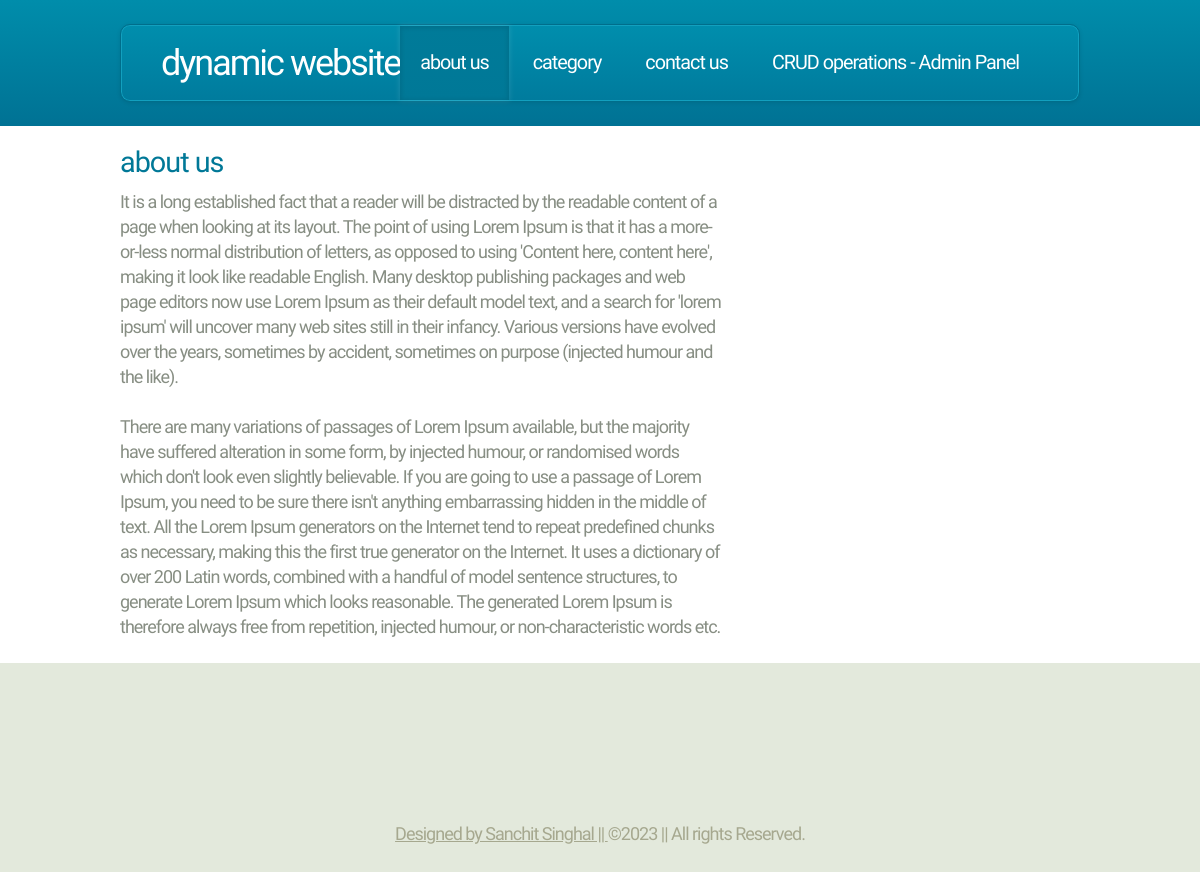
The page /about-us.php on the database its author committed.
### tables this page shows
CREATE TABLE IF NOT EXISTS `mp_pages` (
  `page_id` int(11) NOT NULL AUTO_INCREMENT,
  `page_title` varchar(255) NOT NULL,
  `page_desc` text,
  `meta_keywords` varchar(255) DEFAULT NULL,
  `meta_desc` varchar(255) DEFAULT NULL,
  `sort_order` int(11) NOT NULL DEFAULT '0',
  `parent` varchar(255) NOT NULL DEFAULT '0',
  `status` enum('A','I') NOT NULL DEFAULT 'A',
  `page_alias` varchar(255) DEFAULT NULL,
  PRIMARY KEY (`page_id`),
  UNIQUE KEY `page_name` (`page_alias`)
);

### libs/config.php (called while the page is built, shortened)
<?php
require_once("common_functions.php");
$currentPage = pathinfo($_SERVER['PHP_SELF'], PATHINFO_FILENAME);
?>

### libs/common_functions.php (called while the page is built, shortened)
<?php
function getPageDetailsByName($pageAlias) {
    global $DB;
    $rs = array();
    $sql = "SELECT * FROM " . TABLE_PAGES . " WHERE 1 AND page_alias = :pname";
    try {
        $stmt = $DB->prepare($sql);
        $stmt->bindValue(":pname", $pageAlias);
        $stmt->execute();
        $results = $stmt->fetchAll();
    } catch (Exception $ex) {
        echo errorMessage($ex->getMessage());
    }
    if (count($results) > 0) {
       $rs =  $results[0];
    }
    return $rs;
}
?>

### about-us.php (the view)
<?php
require("libs/config.php");
$pageDetails = getPageDetailsByName($currentPage);
include("header.php");
?>
<div class="row main-row">
    <div class="8u">
        <section class="left-content">
            <h2><?php echo stripslashes($pageDetails["page_title"]); ?></h2>
            <?php echo stripslashes($pageDetails["page_desc"]); ?>
        </section>
    </div>
</div>
<?php
include("footer.php");
?>

### css/style.css (style rules this page uses)
*,*:before,*:after { -moz-box-sizing:content-box;-webkit-box-sizing:content-box;-o-box-sizing:content-box;-ms-box-sizing:content-box;box-sizing:content-box }
body { font-size: 13.5pt; font-family: sans-serif; background-color: #e3e9dc; font-family: 'Ubuntu Condensed', sans-serif; color: #878e83; letter-spacing: -1px; }
h1,h2,h3,h4 { color: #007897; font-weight: normal; }
h1,h2 { text-transform: lowercase; }
h2 { font-size: 1.6em; letter-spacing: -1px; margin-bottom: 0.5em; text-transform:lowercase; }

### css/style-desktop.css (style rules this page uses)
body { min-width: 1200px; }
section, article { margin: 0 0 20px 0; }
section:last-child, article:last-child { margin-bottom: 0; }
section.left-content { padding-right: 30px; line-height:25px; }

### css/style-1000px.css (style rules this page uses)
body { min-width: 960px; }

### rows shown on the page
mp_pages: page_title "about us", page_desc "It is a long established fact that a reader will be distracted by the readable content of a page when looking at its layout. The point of using Lorem Ipsum is that it has a more-or-less normal distribution of letters, as opposed to using 'Content here, content here', making it look like readable English. Many desktop publishing packages and web page editors now use Lorem Ipsum as their default model text, and a search for 'lorem ipsum' will uncover many web sites still in their infancy. Various versions have evolved over the years, sometimes by accident, sometimes on purpose (injected humour and the like). There are many variations of passages of Lorem Ipsum available, but the majority have…"

### other values the page prints
SITE_NAME "dynamic website"
